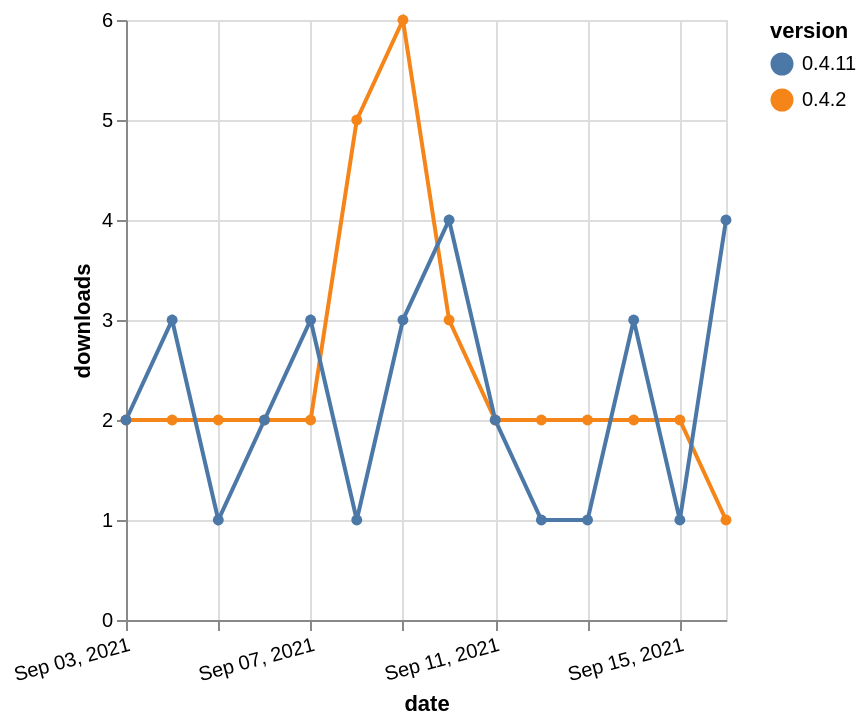

The Vega-Lite source for this figure:
### Vega-Lite specification from a JSON file in a GitHub repository (floating-point values rounded to 4 significant figures)
{"$schema": "https://vega.github.io/schema/vega-lite/v5.json", "description": "A simple bar chart with embedded data.", "data": {"values": [{"date": "2021-09-03", "total": 10074, "delta": 2, "version": "0.4.2"}, {"date": "2021-09-04", "total": 10076, "delta": 2, "version": "0.4.2"}, {"date": "2021-09-05", "total": 10078, "delta": 2, "version": "0.4.2"}, {"date": "2021-09-06", "total": 10080, "delta": 2, "version": "0.4.2"}, {"date": "2021-09-07", "total": 10082, "delta": 2, "version": "0.4.2"}, {"date": "2021-09-08", "total": 10087, "delta": 5, "version": "0.4.2"}, {"date": "2021-09-09", "total": 10093, "delta": 6, "version": "0.4.2"}, {"date": "2021-09-10", "total": 10096, "delta": 3, "version": "0.4.2"}, {"date": "2021-09-11", "total": 10098, "delta": 2, "version": "0.4.2"}, {"date": "2021-09-12", "total": 10100, "delta": 2, "version": "0.4.2"}, {"date": "2021-09-13", "total": 10102, "delta": 2, "version": "0.4.2"}, {"date": "2021-09-14", "total": 10104, "delta": 2, "version": "0.4.2"}, {"date": "2021-09-15", "total": 10106, "delta": 2, "version": "0.4.2"}, {"date": "2021-09-16", "total": 10107, "delta": 1, "version": "0.4.2"}, {"date": "2021-09-03", "total": 3621, "delta": 2, "version": "0.4.11"}, {"date": "2021-09-04", "total": 3624, "delta": 3, "version": "0.4.11"}, {"date": "2021-09-05", "total": 3625, "delta": 1, "version": "0.4.11"}, {"date": "2021-09-06", "total": 3627, "delta": 2, "version": "0.4.11"}, {"date": "2021-09-07", "total": 3630, "delta": 3, "version": "0.4.11"}, {"date": "2021-09-08", "total": 3631, "delta": 1, "version": "0.4.11"}, {"date": "2021-09-09", "total": 3634, "delta": 3, "version": "0.4.11"}, {"date": "2021-09-10", "total": 3638, "delta": 4, "version": "0.4.11"}, {"date": "2021-09-11", "total": 3640, "delta": 2, "version": "0.4.11"}, {"date": "2021-09-12", "total": 3641, "delta": 1, "version": "0.4.11"}, {"date": "2021-09-13", "total": 3642, "delta": 1, "version": "0.4.11"}, {"date": "2021-09-14", "total": 3645, "delta": 3, "version": "0.4.11"}, {"date": "2021-09-15", "total": 3646, "delta": 1, "version": "0.4.11"}, {"date": "2021-09-16", "total": 3650, "delta": 4, "version": "0.4.11"}]}, "width": "container", "mark": {"type": "line", "point": {"filled": true}}, "encoding": {"x": {"field": "date", "type": "temporal", "timeUnit": "yearmonthdate", "title": "date", "axis": {"labelAngle": -15}}, "y": {"field": "delta", "type": "quantitative", "title": "downloads"}, "color": {"field": "version", "type": "nominal"}, "tooltip": {"field": "delta"}}}
